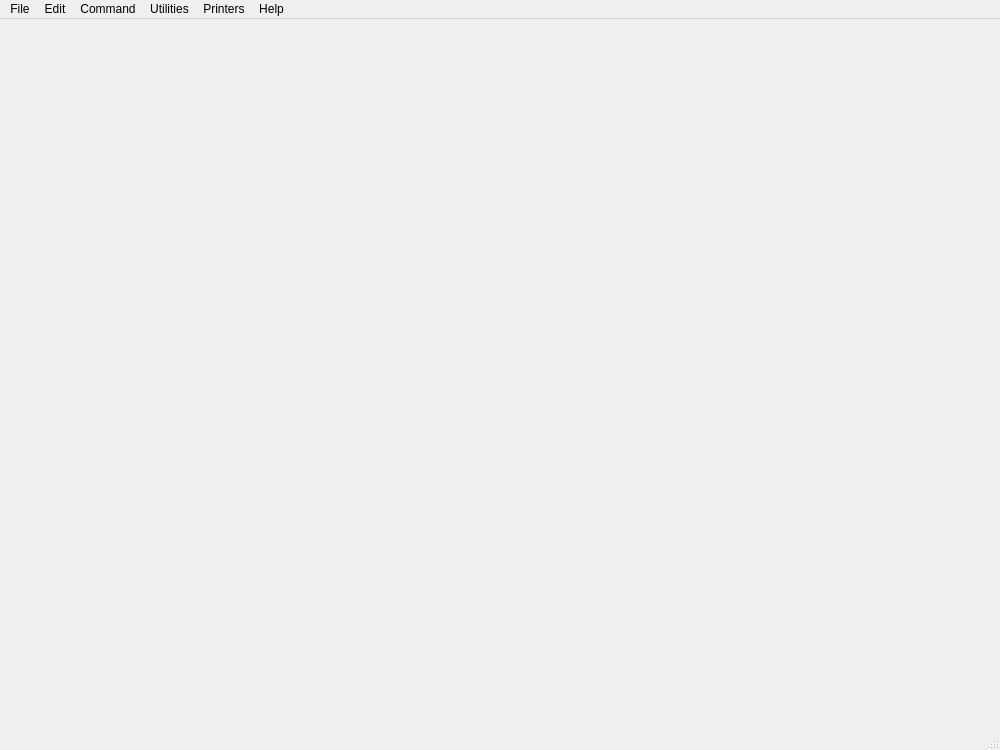
<?xml version="1.0" encoding="UTF-8"?>
<ui version="4.0">
 <class>MainWindowClass</class>
 <widget class="QMainWindow" name="MainWindowClass">
  <property name="geometry">
   <rect>
    <x>0</x>
    <y>0</y>
    <width>1000</width>
    <height>750</height>
   </rect>
  </property>
  <property name="windowTitle">
   <string>HRDPLEX</string>
  </property>
  <property name="windowIcon">
   <iconset resource="gui.qrc">
    <normaloff>:/icons/tray.ico</normaloff>:/icons/tray.ico</iconset>
  </property>
  <widget class="QWidget" name="centralwidget"/>
  <widget class="QMenuBar" name="menubar">
   <property name="geometry">
    <rect>
     <x>0</x>
     <y>0</y>
     <width>1000</width>
     <height>22</height>
    </rect>
   </property>
   <widget class="QMenu" name="menuFile">
    <property name="title">
     <string>File</string>
    </property>
    <addaction name="actionNew"/>
    <addaction name="actionOpen_configuration"/>
    <addaction name="actionEditConfig"/>
    <addaction name="separator"/>
    <addaction name="actionSave"/>
    <addaction name="actionSave_As"/>
    <addaction name="separator"/>
    <addaction name="actionExit"/>
   </widget>
   <widget class="QMenu" name="menuView">
    <property name="title">
     <string>Edit</string>
    </property>
    <addaction name="actionViewControls"/>
    <addaction name="actionViewDevices"/>
    <addaction name="actionViewCommand"/>
    <addaction name="separator"/>
    <addaction name="actionView_32_bit_General_Registers"/>
    <addaction name="actionView_32_bit_Control_Registers"/>
    <addaction name="actionView_32_bit_Floating_Point_Registers"/>
    <addaction name="actionView_32_bit_Access_Registers"/>
    <addaction name="actionView_64_bit_General_Registers"/>
    <addaction name="actionView_64_bit_Control_Registers"/>
    <addaction name="actionView_64_bit_Floating_Point_Registers"/>
    <addaction name="actionView_PSW"/>
    <addaction name="separator"/>
    <addaction name="actionCopy"/>
    <addaction name="separator"/>
    <addaction name="actionDelete_messages"/>
    <addaction name="actionSave_messages"/>
    <addaction name="separator"/>
    <addaction name="actionPreferences"/>
   </widget>
   <widget class="QMenu" name="menuCommand">
    <property name="title">
     <string>Command</string>
    </property>
    <addaction name="actionPower_on"/>
    <addaction name="actionPower_off"/>
    <addaction name="actionIPL_Load"/>
    <addaction name="separator"/>
    <addaction name="actionStart"/>
    <addaction name="actionStop"/>
    <addaction name="separator"/>
    <addaction name="actionExtInterrupt"/>
    <addaction name="actionStore_status"/>
    <addaction name="actionPSW_Restart"/>
   </widget>
   <widget class="QMenu" name="menuUtilities">
    <property name="title">
     <string>Utilities</string>
    </property>
    <addaction name="actionDasdinit"/>
    <addaction name="actionDasdconv"/>
    <addaction name="actionDasdcopy"/>
    <addaction name="actionDasdload"/>
    <addaction name="actionDasdisup"/>
    <addaction name="actionDasdls"/>
    <addaction name="actionDasdcat"/>
    <addaction name="separator"/>
    <addaction name="actionTapemap"/>
    <addaction name="actionTapesplit"/>
    <addaction name="actionTapecopy"/>
    <addaction name="separator"/>
    <addaction name="actionHetinit"/>
    <addaction name="actionHetmap"/>
    <addaction name="actionHetupd"/>
    <addaction name="actionHetget"/>
   </widget>
   <widget class="QMenu" name="menuHelp">
    <property name="title">
     <string>Help</string>
    </property>
    <addaction name="actionAbout"/>
   </widget>
   <widget class="QMenu" name="menuPrinters">
    <property name="title">
     <string>Printers</string>
    </property>
    <addaction name="actionStartPrinter"/>
    <addaction name="separator"/>
    <addaction name="actionStationery"/>
    <addaction name="actionDecolation"/>
   </widget>
   <addaction name="menuFile"/>
   <addaction name="menuView"/>
   <addaction name="menuCommand"/>
   <addaction name="menuUtilities"/>
   <addaction name="menuPrinters"/>
   <addaction name="menuHelp"/>
  </widget>
  <widget class="QStatusBar" name="statusbar"/>
  <action name="actionOpen_configuration">
   <property name="icon">
    <iconset resource="gui.qrc">
     <normaloff>:/icons/16x16/iconOpen.png</normaloff>:/icons/16x16/iconOpen.png</iconset>
   </property>
   <property name="text">
    <string>Open configuration...</string>
   </property>
  </action>
  <action name="actionEditConfig">
   <property name="icon">
    <iconset resource="gui.qrc">
     <normaloff>:/icons/16x16/iconEdit.png</normaloff>:/icons/16x16/iconEdit.png</iconset>
   </property>
   <property name="text">
    <string>Edit configuration...</string>
   </property>
  </action>
  <action name="actionExit">
   <property name="icon">
    <iconset resource="gui.qrc">
     <normaloff>:/icons/16x16/iconExit.png</normaloff>:/icons/16x16/iconExit.png</iconset>
   </property>
   <property name="text">
    <string>Exit</string>
   </property>
  </action>
  <action name="actionViewControls">
   <property name="checkable">
    <bool>true</bool>
   </property>
   <property name="checked">
    <bool>true</bool>
   </property>
   <property name="icon">
    <iconset resource="gui.qrc">
     <normaloff>:/icons/16x16/iconControl.png</normaloff>:/icons/16x16/iconControl.png</iconset>
   </property>
   <property name="text">
    <string>View Controls</string>
   </property>
  </action>
  <action name="actionViewDevices">
   <property name="checkable">
    <bool>true</bool>
   </property>
   <property name="checked">
    <bool>true</bool>
   </property>
   <property name="icon">
    <iconset resource="gui.qrc">
     <normaloff>:/icons/yellowhigh.png</normaloff>:/icons/yellowhigh.png</iconset>
   </property>
   <property name="text">
    <string>View Devices</string>
   </property>
  </action>
  <action name="actionPreferences">
   <property name="icon">
    <iconset resource="gui.qrc">
     <normaloff>:/icons/16x16/iconPreferences.png</normaloff>:/icons/16x16/iconPreferences.png</iconset>
   </property>
   <property name="text">
    <string>Preferences...</string>
   </property>
  </action>
  <action name="actionDelete_messages">
   <property name="icon">
    <iconset resource="gui.qrc">
     <normaloff>:/icons/16x16/iconDeleteMessages.png</normaloff>:/icons/16x16/iconDeleteMessages.png</iconset>
   </property>
   <property name="text">
    <string>Delete messages</string>
   </property>
  </action>
  <action name="actionSave_messages">
   <property name="icon">
    <iconset resource="gui.qrc">
     <normaloff>:/icons/16x16/iconSave.png</normaloff>:/icons/16x16/iconSave.png</iconset>
   </property>
   <property name="text">
    <string>Save messages</string>
   </property>
  </action>
  <action name="actionPower_on">
   <property name="icon">
    <iconset resource="gui.qrc">
     <normaloff>:/icons/16x16/iconPoweron.png</normaloff>:/icons/16x16/iconPoweron.png</iconset>
   </property>
   <property name="text">
    <string>Power on</string>
   </property>
  </action>
  <action name="actionPower_off">
   <property name="icon">
    <iconset resource="gui.qrc">
     <normaloff>:/icons/16x16/iconPoweroff.png</normaloff>:/icons/16x16/iconPoweroff.png</iconset>
   </property>
   <property name="text">
    <string>Power off</string>
   </property>
  </action>
  <action name="actionIPL_Load">
   <property name="icon">
    <iconset resource="gui.qrc">
     <normaloff>:/icons/16x16/iconIpl.png</normaloff>:/icons/16x16/iconIpl.png</iconset>
   </property>
   <property name="text">
    <string>IPL</string>
   </property>
  </action>
  <action name="actionStart">
   <property name="icon">
    <iconset resource="gui.qrc">
     <normaloff>:/icons/16x16/iconStart.png</normaloff>:/icons/16x16/iconStart.png</iconset>
   </property>
   <property name="text">
    <string>Start</string>
   </property>
  </action>
  <action name="actionStop">
   <property name="icon">
    <iconset resource="gui.qrc">
     <normaloff>:/icons/16x16/iconStop.png</normaloff>:/icons/16x16/iconStop.png</iconset>
   </property>
   <property name="text">
    <string>Stop</string>
   </property>
  </action>
  <action name="actionExtInterrupt">
   <property name="icon">
    <iconset resource="gui.qrc">
     <normaloff>:/icons/16x16/iconInterrupt.png</normaloff>:/icons/16x16/iconInterrupt.png</iconset>
   </property>
   <property name="text">
    <string>Interrupt</string>
   </property>
  </action>
  <action name="actionStore_status">
   <property name="icon">
    <iconset resource="gui.qrc">
     <normaloff>:/icons/16x16/iconStoreStatus.png</normaloff>:/icons/16x16/iconStoreStatus.png</iconset>
   </property>
   <property name="text">
    <string>Store status</string>
   </property>
  </action>
  <action name="actionPSW_Restart">
   <property name="icon">
    <iconset resource="gui.qrc">
     <normaloff>:/icons/16x16/iconPswRestart.png</normaloff>:/icons/16x16/iconPswRestart.png</iconset>
   </property>
   <property name="text">
    <string>PSW Restart</string>
   </property>
  </action>
  <action name="actionDevice_Interrupt">
   <property name="text">
    <string>Device Interrupt</string>
   </property>
  </action>
  <action name="actionDisplay_Alter_storage">
   <property name="enabled">
    <bool>false</bool>
   </property>
   <property name="text">
    <string>Display/Alter storage</string>
   </property>
  </action>
  <action name="actionLoad_Reader">
   <property name="text">
    <string>Load reader</string>
   </property>
  </action>
  <action name="actionLoad_Tape">
   <property name="text">
    <string>Load tape</string>
   </property>
  </action>
  <action name="actionUnload_tape">
   <property name="text">
    <string>Unload tape</string>
   </property>
  </action>
  <action name="actionDasdinit">
   <property name="enabled">
    <bool>true</bool>
   </property>
   <property name="icon">
    <iconset resource="gui.qrc">
     <normaloff>:/icons/16x16/dasdinit.png</normaloff>:/icons/16x16/dasdinit.png</iconset>
   </property>
   <property name="text">
    <string>Dasdinit...</string>
   </property>
   <property name="toolTip">
    <string>Dasdinit</string>
   </property>
  </action>
  <action name="actionDasdconv">
   <property name="enabled">
    <bool>true</bool>
   </property>
   <property name="icon">
    <iconset resource="gui.qrc">
     <normaloff>:/icons/16x16/dasdconv.png</normaloff>:/icons/16x16/dasdconv.png</iconset>
   </property>
   <property name="text">
    <string>Dasdconv...</string>
   </property>
  </action>
  <action name="actionDasdcopy">
   <property name="icon">
    <iconset resource="gui.qrc">
     <normaloff>:/icons/16x16/dasdcopy.png</normaloff>:/icons/16x16/dasdcopy.png</iconset>
   </property>
   <property name="text">
    <string>Dasdcopy...</string>
   </property>
  </action>
  <action name="actionDasdload">
   <property name="icon">
    <iconset resource="gui.qrc">
     <normaloff>:/icons/16x16/dasdload.png</normaloff>:/icons/16x16/dasdload.png</iconset>
   </property>
   <property name="text">
    <string>Dasdload...</string>
   </property>
  </action>
  <action name="actionDasdisup">
   <property name="icon">
    <iconset resource="gui.qrc">
     <normaloff>:/icons/16x16/dasdisup.png</normaloff>:/icons/16x16/dasdisup.png</iconset>
   </property>
   <property name="text">
    <string>Dasdisup...</string>
   </property>
  </action>
  <action name="actionDasdls">
   <property name="icon">
    <iconset resource="gui.qrc">
     <normaloff>:/icons/16x16/dasdls.png</normaloff>:/icons/16x16/dasdls.png</iconset>
   </property>
   <property name="text">
    <string>Dasdls...</string>
   </property>
  </action>
  <action name="actionDasdcat">
   <property name="icon">
    <iconset resource="gui.qrc">
     <normaloff>:/icons/16x16/dasdcat.png</normaloff>:/icons/16x16/dasdcat.png</iconset>
   </property>
   <property name="text">
    <string>Dasdcat...</string>
   </property>
  </action>
  <action name="actionDasdpdsu">
   <property name="text">
    <string>Dasdpdsu...</string>
   </property>
  </action>
  <action name="actionDmap2hrc">
   <property name="text">
    <string>Dmap2hrc...</string>
   </property>
  </action>
  <action name="actionCckdcdsk">
   <property name="text">
    <string>Cckdcdsk...</string>
   </property>
  </action>
  <action name="actionCckdcomp">
   <property name="text">
    <string>Cckdcomp...</string>
   </property>
  </action>
  <action name="actionCckdswap">
   <property name="text">
    <string>Cckdswap...</string>
   </property>
  </action>
  <action name="actionTapemap">
   <property name="icon">
    <iconset resource="gui.qrc">
     <normaloff>:/icons/tape.jpg</normaloff>:/icons/tape.jpg</iconset>
   </property>
   <property name="text">
    <string>Tapemap...</string>
   </property>
  </action>
  <action name="actionTapesplit">
   <property name="icon">
    <iconset resource="gui.qrc">
     <normaloff>:/icons/tape.jpg</normaloff>:/icons/tape.jpg</iconset>
   </property>
   <property name="text">
    <string>Tapesplit...</string>
   </property>
  </action>
  <action name="actionTapecopy">
   <property name="icon">
    <iconset resource="gui.qrc">
     <normaloff>:/icons/tape.jpg</normaloff>:/icons/tape.jpg</iconset>
   </property>
   <property name="text">
    <string>Tapecopy...</string>
   </property>
  </action>
  <action name="actionHetinit">
   <property name="icon">
    <iconset resource="gui.qrc">
     <normaloff>:/icons/het.gif</normaloff>:/icons/het.gif</iconset>
   </property>
   <property name="text">
    <string>Hetinit...</string>
   </property>
  </action>
  <action name="actionHetmap">
   <property name="icon">
    <iconset resource="gui.qrc">
     <normaloff>:/icons/het.gif</normaloff>:/icons/het.gif</iconset>
   </property>
   <property name="text">
    <string>Hetmap...</string>
   </property>
  </action>
  <action name="actionHetupd">
   <property name="icon">
    <iconset resource="gui.qrc">
     <normaloff>:/icons/het.gif</normaloff>:/icons/het.gif</iconset>
   </property>
   <property name="text">
    <string>Hetupd...</string>
   </property>
  </action>
  <action name="actionHetget">
   <property name="icon">
    <iconset resource="gui.qrc">
     <normaloff>:/icons/het.gif</normaloff>:/icons/het.gif</iconset>
   </property>
   <property name="text">
    <string>Hetget...</string>
   </property>
  </action>
  <action name="actionAbout">
   <property name="icon">
    <iconset resource="gui.qrc">
     <normaloff>:/icons/16x16/iconHelpAbout.png</normaloff>:/icons/16x16/iconHelpAbout.png</iconset>
   </property>
   <property name="text">
    <string>About...</string>
   </property>
  </action>
  <action name="actionViewCommand">
   <property name="checkable">
    <bool>true</bool>
   </property>
   <property name="checked">
    <bool>true</bool>
   </property>
   <property name="icon">
    <iconset resource="gui.qrc">
     <normaloff>:/icons/16x16/iconCommandLine.png</normaloff>:/icons/16x16/iconCommandLine.png</iconset>
   </property>
   <property name="text">
    <string>View Command Line</string>
   </property>
  </action>
  <action name="actionNew">
   <property name="icon">
    <iconset resource="gui.qrc">
     <normaloff>:/icons/16x16/iconNew.png</normaloff>:/icons/16x16/iconNew.png</iconset>
   </property>
   <property name="text">
    <string>New...</string>
   </property>
  </action>
  <action name="actionSave">
   <property name="icon">
    <iconset resource="gui.qrc">
     <normaloff>:/icons/16x16/iconSave.png</normaloff>:/icons/16x16/iconSave.png</iconset>
   </property>
   <property name="text">
    <string>Save</string>
   </property>
  </action>
  <action name="actionSave_As">
   <property name="icon">
    <iconset resource="gui.qrc">
     <normaloff>:/icons/16x16/iconsave-as.png</normaloff>:/icons/16x16/iconsave-as.png</iconset>
   </property>
   <property name="text">
    <string>Save As...</string>
   </property>
  </action>
  <action name="actionView_32_bit_Control_Registers">
   <property name="checkable">
    <bool>true</bool>
   </property>
   <property name="text">
    <string>32-bit Control Registers</string>
   </property>
  </action>
  <action name="actionView_32_bit_General_Registers">
   <property name="checkable">
    <bool>true</bool>
   </property>
   <property name="text">
    <string>32-bit General Registers</string>
   </property>
  </action>
  <action name="actionView_32_bit_Floating_Point_Registers">
   <property name="checkable">
    <bool>true</bool>
   </property>
   <property name="text">
    <string>32-bit Floating-Point Registers</string>
   </property>
  </action>
  <action name="actionView_64_bit_General_Registers">
   <property name="checkable">
    <bool>true</bool>
   </property>
   <property name="text">
    <string>64-bit General Registers</string>
   </property>
  </action>
  <action name="actionView_64_bit_Control_Registers">
   <property name="checkable">
    <bool>true</bool>
   </property>
   <property name="text">
    <string>64-bit Control Registers</string>
   </property>
  </action>
  <action name="actionView_64_bit_Floating_Point_Registers">
   <property name="checkable">
    <bool>true</bool>
   </property>
   <property name="text">
    <string>64-bit Floating-Point Registers</string>
   </property>
  </action>
  <action name="actionView_32_bit_Access_Registers">
   <property name="checkable">
    <bool>true</bool>
   </property>
   <property name="text">
    <string>32-bit Access Registers</string>
   </property>
  </action>
  <action name="actionView_PSW">
   <property name="checkable">
    <bool>true</bool>
   </property>
   <property name="text">
    <string>View PSW</string>
   </property>
  </action>
  <action name="actionCopy">
   <property name="text">
    <string>Copy</string>
   </property>
   <property name="shortcut">
    <string>Ctrl+C</string>
   </property>
  </action>
  <action name="actionPrintersManager">
   <property name="text">
    <string>Printers Manager...</string>
   </property>
  </action>
  <action name="actionStationery">
   <property name="text">
    <string>Stationery ...</string>
   </property>
   <property name="iconText">
    <string>Stationery</string>
   </property>
   <property name="toolTip">
    <string>Stationery</string>
   </property>
  </action>
  <action name="actionDecolation">
   <property name="text">
    <string>Decolations ...</string>
   </property>
  </action>
  <action name="actionStationeryManager">
   <property name="text">
    <string>Stationery Manager</string>
   </property>
  </action>
  <action name="actionPrinters_Manager">
   <property name="text">
    <string>Printers Manager...</string>
   </property>
  </action>
  <action name="action111">
   <property name="text">
    <string>111</string>
   </property>
  </action>
  <action name="actionQwe">
   <property name="text">
    <string>qwe</string>
   </property>
  </action>
  <action name="actionStartPrinter">
   <property name="text">
    <string>Start Printer</string>
   </property>
  </action>
 </widget>
 <resources>
  <include location="gui.qrc"/>
 </resources>
 <connections/>
</ui>
